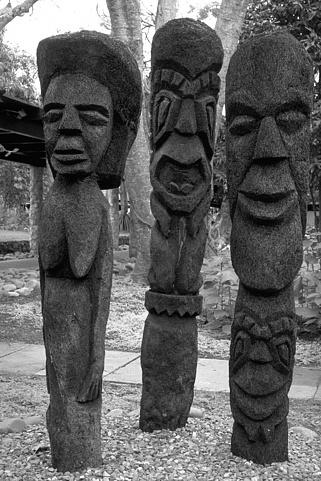
//> input picture Multi_region_seg/test/statue.jpg, 321 x 481 px
$ ./Multi_region_segmentation   (built with g++ and OpenCV 4)
//> lines starting //> are read from the running program, lines starting //| are printed output that depends on the picture
### PreflowPush.h
#include <iostream>
#include <vector>
#include <algorithm>
#include <map>
#include <utility>
#include <limits.h>
#include <queue>
#include <list>

#include <opencv2/core/core.hpp>
#include <opencv2/imgcodecs.hpp>
#include <opencv2/highgui/highgui.hpp>
#include <opencv2/imgproc/imgproc.hpp>
#include <opencv2/ml.hpp>

using namespace std;
using namespace cv;
using namespace cv::ml;

struct Edge2{
	int weight;   // original capacity
	int r_weight; // residual capacity
};


class Vertex{
private:

	//map<int, Edge2> edges;
	vector<pair<int, Edge2> > edges;
	int height;        // height of each vertex
	int excess;        // excess flow of each vertex

public:

	Vertex();

	Vertex(int d_height, int d_excess);

	void insert_edge(int vertex, int weight);

	Edge2& operator[](int vertex_idx);

	vector<pair<int, Edge2> >::iterator begin();

	vector<pair<int, Edge2> >::iterator end();

	void sort_edge();

	friend class Graph;

};

class Graph{
private:
	vector<Vertex> graph;

public:
	Graph(int size);

	Graph(Mat& image);

	void insert_edge(int start, int end, int weight);

	void addFlow(int u, int v, int flow);

	void initialize(int source);

	int positiveExcessIdx(int t);

	// push flow out of vertex v
	bool push(int u);

	void relabel(int u);

	bool discharge(int u);

	int maxFlow(int s, int t);

	int maxFlow_rtf(int s, int t);

	void moveToFront(int i, int *A);

	vector<int> findCut(int s);
	double estimateNoise(Mat& image);
	inline double neighbourPenality(int x, int y, double sigma);
	void guassMixModel(Mat& image, Mat& labels, Mat& probs, Mat& means, vector<Mat>& covs);
};

### Maxflow_hpr_gap.h
#include "Graph.h"

class Maxflow_hpr_gap : public Graph{
private:

	//vector<queue<int> > actives;
	queue<int>* actives;

	int highest_level = 1;

	int *vertex_label_count;

	vector<int> active_list;

public:
	Maxflow_hpr_gap(Mat& image, const int PRECISION = 256, const double alpha = 1);
	~Maxflow_hpr_gap();

	void maxflow(int s, int t);

	void initialize(int s, int t);

	bool discharge(int u, int source, int sink);

	void push(int u, int sink);

	void relabel(int u);

	void gap(int u);

	int activeNode(int t);

	int findHighestLabel(int height);

};

### graph.h


class Edge{
	int d_vertex;   // end vertex

	int d_weight;   // weight

public:
	Edge(int vertex = 0, int weight = 0) : d_weight(weight), d_vertex(vertex) {}

	int vertex() const { return d_vertex; }

	int weight() const { return d_weight; }

	void change_weight(int delta) {
		d_weight = d_weight + delta;
	}
};

### Multi_region_seg/Graph.h
#include <vector>

using namespace std;

// undirected graph edge weight
struct Edge{
	int weight = 0;
	int r_weight = 0;
};


// a disjoing set structure for storing vertices
class Vertex{
private:
	int excess;
	int height;
	vector<Edge*> edge;        // pointers to outgoing edge
	vector<Vertex*> neighbor;

	Vertex* parent = this;  // initiate each vertex with make set operation
	int rank = 0;
public:
	Vertex() :excess(0), height(0){
		edge.reserve(4);
		neighbor.reserve(4);
	};

	Vertex(int d_excess, int d_height) : excess(d_excess), height(d_height){};

	void insert_edge();

	friend class Graph;
};

class Graph{
private:
	vector<Vertex> node;
	vector<Edge> edge;
	vector<Edge*> p_edge;   // pointers to the edge for sorting by weight
	vector<Edge>::iterator insert_edge_position;

public:
	Graph(int node_count, int edge_count){
		node = vector<Vertex> (node_count);
		edge = vector<Edge> (edge_count);
		p_edge = vector<Edge*> (edge_count, NULL);
		insert_edge_position = edge.begin();
	}

	void insertEdge(int u, int v, int weight){
		insert_edge_position->weight = weight;
		insert_edge_position->r_weight = weight;
		node[u].edge.push_back(&(*insert_edge_position));
		node[v].edge.push_back(&(*insert_edge_position));
		insert_edge_position++;
	}

	// [18 lines left out: functions linkNodes, findNode, not called in this run]

	void unionNodes(Vertex u, Vertex v){
		linkNodes(findNode(u), findNode(v));
	}


};

### Multi_region_seg/Multi_region_segmentation.cpp
#include <opencv2/core/core.hpp>
#include <opencv2/imgcodecs.hpp>
#include <opencv2/highgui/highgui.hpp>
#include <opencv2/imgproc/imgproc.hpp>
#include <opencv2/ml.hpp>

#include <iostream>
#include <string>
#include <vector>
#include <queue>
#include <ctime>


#include "Graph.h"

using namespace cv;
using namespace cv::ml;


inline double neighbour_penality(double x, double y, double sigma);
double estimateNoise(Mat& image);
void guassMixModel(Mat& image, Mat& labels, Mat& probs, Mat& means, vector<Mat>& covs);
void buildGraph2(Graph& graph, Mat& image);

int main()
{

	Mat image, seg;
	image = imread(".//test//statue.jpg", IMREAD_COLOR); // Read the file
//> image is the input picture: 481 rows x 321 cols, CV_8UC3; min 0, max 255, mean 95.2
	resize(image, image, Size(), 200 / (double)image.rows, 200 / (double)image.rows);
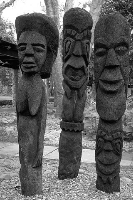
//> image: 200 rows x 133 cols, CV_8UC3; min 0, max 255, mean 95.1
	GaussianBlur(image, image, Size(11, 11), 5);
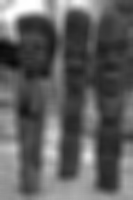
//> image: 200 rows x 133 cols, CV_8UC3; min 9, max 255, mean 95.1
	image.copyTo(seg);
	cvtColor(image, image, CV_BGR2GRAY);
//> image: 200 rows x 133 cols, CV_8UC1

	const int rows = image.rows;
//> rows = 200
	const int cols = image.cols;
//> cols = 133
	const int pixel_number = rows * cols;
//> pixel_number = 26600
	const int edge_number = pixel_number * 2 - (rows + cols);
//> edge_number = 52867
	cout << cols << endl;
//| 133
	clock_t begin = clock();

	Graph graph(pixel_number, edge_number * 8);
	buildGraph2(graph, image);
	graph.sortEdge();
	clock_t end = clock();
	//graph.printEdge();
	graph.segmentation(5);
	//graph.printSet();
	double secs2 = double(end - begin) / CLOCKS_PER_SEC;
	cout << "Time elapsed for graph bulding: " << secs2 << endl;

	map<int, vector<int> > segs = graph.showSegResult();

	for (map<int, vector<int> >::iterator it = segs.begin(); it != segs.end(); ++it){
		int v1 = rand() % 256;
		int v2 = rand() % 256;
		int v3 = rand() % 256;

		for (int m = 0; m < it->second.size(); ++m){
			int idx = it->second[m];
			seg.at<Vec3b>((int)idx / cols, idx % cols) = Vec3b(v1, v2, v3);
		}

	}

	namedWindow("Display window", WINDOW_NORMAL); // Create a window for display.
	imshow("Display window", image);                // Show our image inside it.

	namedWindow("Display window2", WINDOW_NORMAL); // Create a window for display.
	imshow("Display window2", seg);                // Show our image inside it.
	waitKey(0); // Wait for a keystroke in the window


	return 0;
}
inline double neighbourPenality(int x, int y, double sigma){
	return exp(-pow(((double)x - (double)y), 2) / (2 * pow(sigma, 2)));
}
/*Given a grayscale image, estimate its noise variance. Reference, J. Immerkær, “Fast Noise Variance Estimation”, Computer Vision and Image Understanding, Vol. 64, No. 2, pp. 300-302, Sep. 1996*/
double estimateNoise(Mat& image){
	Mat filter = (Mat_<double>(3, 3) << 1, -2, 1, -2, 4, -2, 1, -2, 1);
	Mat filtered_image;
	filter2D(image, filtered_image, 64, filter, Point(-1, -1), 0, BORDER_REPLICATE);
	filtered_image = abs(filtered_image);
	double sigma = sum(filtered_image)[0];
	const double PI = 3.141592653589793238462643383279502884;
	sigma = sigma * sqrt(0.5 * PI) / (6 * (image.rows - 2) * (image.cols - 2));
	return sigma;
}
void guassMixModel(Mat& image, Mat& labels, Mat& probs, Mat& means, vector<Mat>& covs){

	Mat samples = image.reshape(0, image.rows * image.cols);

	Ptr<EM> em_model = EM::create();
	em_model->setClustersNumber(2);
	em_model->setCovarianceMatrixType(EM::COV_MAT_SPHERICAL);
	em_model->setTermCriteria(TermCriteria(TermCriteria::COUNT + TermCriteria::EPS, 300, 0.1));
	em_model->trainEM(samples, noArray(), labels, probs);

	em_model->getCovs(covs);    // covariance matrices of each cluster

	means = em_model->getMeans();  // means of each cluster
}

void buildGraph2(Graph& graph, Mat& image){
	clock_t t1 = clock();
	const int rows = image.rows;
//> rows = 200
	const int cols = image.cols;
//> cols = 133
	const int pixel_number = rows * cols;
//> pixel_number = 26600
	const int edge_number = pixel_number * 2 - (rows + cols);
//> edge_number = 52867
	const int PRECISION = 256;
	const double alpha = 1;


	Mat labels, probs, means;
	vector<Mat> covs;

	guassMixModel(image, labels, probs, means, covs);
//> in guassMixModel, `em_model->trainEM(samples, noArray(), labels, probs);`: probs = 26600 pairs, first value 1.5e-17 to 0.997, second value 0.00289 to 1
//> means = [64.08, 151.3]


	log(probs, probs);       // turn linear probability to logrithmic scale
	probs = -PRECISION * probs;
//> probs = 26600 pairs, first value 0.742 to 9917.6, second value 0 to 1496.3
	double sigma = estimateNoise(image);
//> in estimateNoise, `filter2D(image, filtered_image, 64, filter, Point(-1, -1), 0, BORDER_R..`:
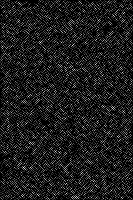
//> filtered_image: 200 rows x 133 cols, CV_8UC1; min 0, max 6, mean 0.672; drawn with min black and max white
//> in estimateNoise, `double sigma = sum(filtered_image)[0];`: sigma = 17870
//> in estimateNoise, `sigma = sigma * sqrt(0.5 * PI) / (6 * (image.rows - 2) * (image.cols -..`: sigma = 0.144
//> sigma = 0.144

	for (int i = 0; i < rows; ++i){

		for (int j = 0; j < cols; ++j){
			int current_pixel = (int)image.at<uchar>(i, j);
			int current_index = i * cols + j;
			int neighbor_index;
			int neighbor_pixel;
			int penality;

			if (i != rows - 1){
				neighbor_index = (i + 1) * cols + j;
				neighbor_pixel = (int)image.at<uchar>(i + 1, j);
				//penality = (int)PRECISION * alpha * neighbourPenality(current_pixel, neighbor_pixel, sigma);
				penality = pow(pow((current_pixel - neighbor_pixel),2) +1,0.5);
				graph.insertEdge(current_index, neighbor_index, penality);

			}

			if (j != cols - 1){
				neighbor_index = i * cols + j + 1;
				neighbor_pixel = (int)image.at<uchar>(i, j + 1);
				//penality = (int)PRECISION * alpha * neighbourPenality(current_pixel, neighbor_pixel, sigma);
				penality = pow(pow((current_pixel - neighbor_pixel), 2) + 1, 0.5);
				graph.insertEdge(current_index, neighbor_index, penality);
			}
			// [50 lines of commented-out code are left out]

		}

	}
//> (in main, `graph.sortEdge();` was passed over: sortEdge is not available in this run)
//> (in main, `graph.segmentation(5);` was passed over: segmentation is not available in this run)
//> (the run ends here: the program needs code that is not available in this run, at `map<int, vector<int> > segs = graph.showSegResult();`)

$ run again, with Multi_region_seg/test/carriage.jpg copied over Multi_region_seg/test/statue.jpg
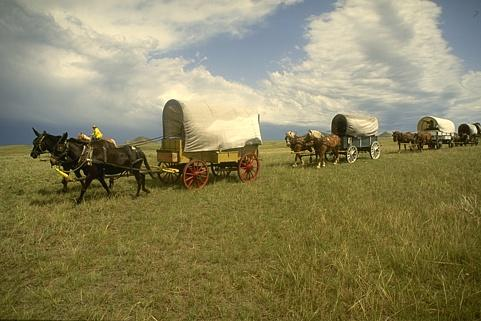
//> input picture Multi_region_seg/test/carriage.jpg, 481 x 321 px
//> image is the input picture: 321 rows x 481 cols, CV_8UC3; mean B, G, R 93.9, 131.4, 137.9
//> in main, `cvtColor(image, image, CV_BGR2GRAY);`:
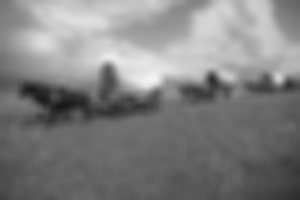
//> image: 200 rows x 300 cols, CV_8UC1; min 22, max 243, mean 128.9
//| 300
//> in guassMixModel, `em_model->trainEM(samples, noArray(), labels, probs);`: probs = 60000 pairs, first value 1.61e-11 to 1, second value 2.11e-09 to 1
//> in buildGraph2, `guassMixModel(image, labels, probs, means, covs);`: means = [96.85, 185.9]
//> in buildGraph2, `probs = -PRECISION * probs;`: probs = 60000 pairs, first value 5.39e-07 to 6361.5, second value 4.13e-09 to 5114.3
//> in estimateNoise, `filter2D(image, filtered_image, 64, filter, Point(-1, -1), 0, BORDER_R..`:
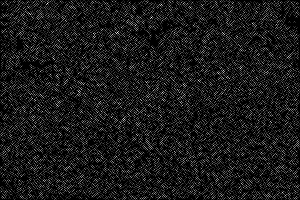
//> filtered_image: 200 rows x 300 cols, CV_8UC1; min 0, max 7, mean 0.681; drawn with min black and max white
//> in estimateNoise, `double sigma = sum(filtered_image)[0];`: sigma = 40853
//> in estimateNoise, `sigma = sigma * sqrt(0.5 * PI) / (6 * (image.rows - 2) * (image.cols -..`: sigma = 0.145

$ run again, with Multi_region_seg/test/desert.jpg copied over Multi_region_seg/test/statue.jpg
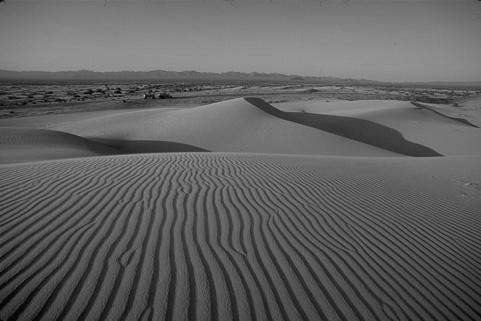
//> input picture Multi_region_seg/test/desert.jpg, 481 x 321 px
//> image is the input picture: 321 rows x 481 cols, CV_8UC3; min 0, max 190, mean 95.7
//> in main, `GaussianBlur(image, image, Size(11, 11), 5);`:
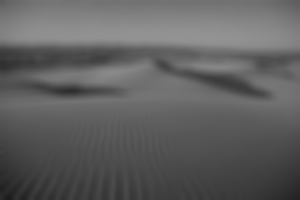
//> image: 200 rows x 300 cols, CV_8UC3; min 27, max 147, mean 95.6
//| 300
//> in guassMixModel, `em_model->trainEM(samples, noArray(), labels, probs);`: probs = 60000 pairs, first value 4.5e-05 to 1, second value 1.96e-06 to 1
//> in buildGraph2, `guassMixModel(image, labels, probs, means, covs);`: means = [76.62, 120.2]
//> in buildGraph2, `probs = -PRECISION * probs;`: probs = 60000 pairs, first value 0.000503 to 2562.5, second value 0.0115 to 3364.1
//> in estimateNoise, `filter2D(image, filtered_image, 64, filter, Point(-1, -1), 0, BORDER_R..`:
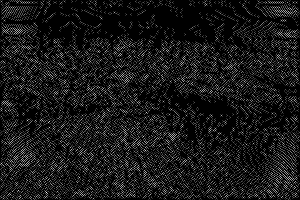
//> filtered_image: 200 rows x 300 cols, CV_8UC1; min 0, max 6, mean 0.56; drawn with min black and max white
//> in estimateNoise, `double sigma = sum(filtered_image)[0];`: sigma = 33607
//> in estimateNoise, `sigma = sigma * sqrt(0.5 * PI) / (6 * (image.rows - 2) * (image.cols -..`: sigma = 0.119
